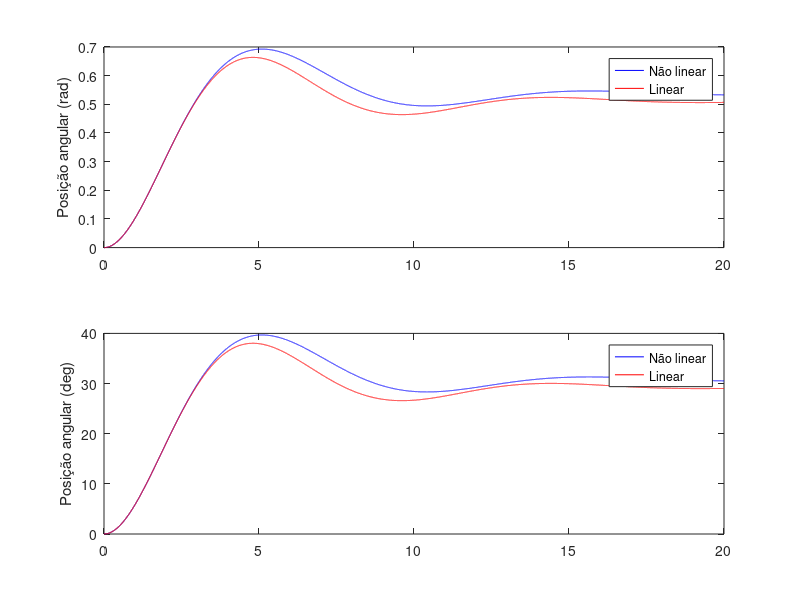

Recreate this plot in MATLAB.
%% CDS - Atividade 01: Contole PID para o pêndulo amortecido
clear all; close all; clc;

%% Modelagem da planta do pêndulo amortecido

% Parametros 
J = 0.4;  % [kg*m^2]
c = 0.2;  % damping factor
m = 0.4;  % [kg]
g = 9.8;  % [m/s^2]
d = 0.05; % [m]
r = 0.4;  % [m]

Ts = 0.001; % em s

% Modelo contínuo linearizado
Gs = tf(r, [J  c  m*g*d]);  % (sin(θ)≈θ)

% Modelo discreto linearizado (discretizado por ZOH)
Gz = c2d(Gs,Ts,'zoh');
   Bz = Gz.num{1};
        b0 = Bz(2); b1 = Bz(3);
   Az = Gz.den{1};
        a1 = Az(2); a2 = Az(3);

%% Simulação da modelagem da planta
    % y_l x1_f(k) - posição do angulo (rad)
    % x2_f(k) - velocidade angular (rad/s)
    % u - força do sistema de propulsão (N)

tfinal = 20;                % tempo total da simulação (s)
N = round( tfinal/Ts );     % numero total de amostras

    % Condições iniciais
    x1_f(1:2)=0; x2_f(1:2)=0;
    y_l(1:2)=0;
    u(1:2)=0;

    for k = 3:N
        % Modelo linear (sin(θ)≈θ) discretizado por ZOH
        y_l(k) = -a1*y_l(k-1)-a2*y_l(k-2)+b0*u(k-1)+b1*u(k-2);

        % Modelo não linear discretizado de Forward
        x1_f(k) = x1_f(k-1) +Ts*x2_f(k-1);
        x2_f(k) = (1- c*Ts/J)*x2_f(k-1) -(m*g*d*Ts/J)*sin(x1_f(k-1)) +(r*Ts/J)*u(k-1);

        u(k) = 0.25; % controle em malha aberta
    end

% Plot
t = 0:Ts:N*Ts-Ts;
subplot(211)
    plot(t,x1_f,'b',t,y_l,'r');
    ylabel('Posição angular (rad)');
    legend('Não linear','Linear');
subplot(212)
    plot(t,(180/pi)*x1_f,'b',t,(180/pi)*y_l,'r');
    ylabel('Posição angular (deg)');
    legend('Não linear','Linear');

%% Controlador PID
kp = 1;  ki = 0.4; kd = 0.6; % ganhos
   
    % PID digital baseado na aproximação de Backward diff
    s0 = kp +ki*Ts +kd/Ts;
    s1 = -kp -2*kd/Ts;
    s2 = kd/Ts;
    
%% Analise de margens de ganho e de fase